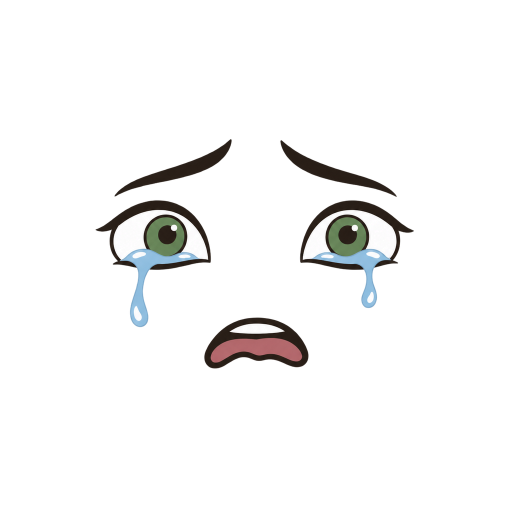
#> input picture ready/faces-test/crying.png, 1024 x 1024 px, given in place of face_calm.png, which was not available (shown at 1/2 size)
$ python mkfaces.py
#> lines starting #> are read from the running program, lines starting #| are printed output that depends on the picture; after the words box and inside, x2 and y2 are one past the last pixel; in counts of white or black regions, pixels touching at a corner belong together
"""Make new face expressions (shocked, scared, angry, and talk/blink variants) from the hero face set by
recombining and redrawing parts. Output: /tmp/claude-0/tv/faces_new/png/<name>.png (1254x1254 RGBA, same layout).
usage: python3 mkfaces.py [base ...]   (default bases: calm bright fierce)"""
import sys, os, math
import numpy as np
from PIL import Image, ImageDraw, ImageFilter
D = '/mnt/user-data/uploads/roblox/buildDefend/assets/last-caravan-hero-faces/20261031-r001/catalog/png/'
OUT = '/tmp/claude-0/tv/faces_new/png/'; os.makedirs(OUT, exist_ok=True)
BROW = (375, 452); EYE = (452, 610); MOUTH = (860, 1000)
def load(n): return Image.open(D + n + '.png').convert('RGBA')
#> called with n = 'face_calm'
#> returned value is the input picture: PIL image 1024x1024 RGBA; mean R, G, B, A 8.6, 8.5, 8.3, 17.9
#> in build, `out = Image.new('RGBA', im.size, (0, 0, 0, 0))`: out: PIL image 1024x1024 RGBA; every value is 0
def region(im, y0, y1, x0=0, x1=1254):
#> called with y0 = 680, y1 = 860, x0 = 0, x1 = 1254
    out = Image.new('RGBA', im.size, (0, 0, 0, 0)); out.paste(im.crop((x0, y0, x1, y1)), (x0, y0)); return out
#> after `out.paste(im.crop((x0, y0, x1, y1)), (x0, y0))`:
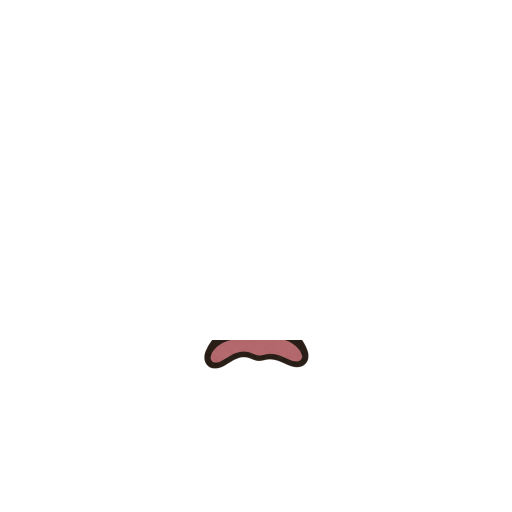
#> out: PIL image 1024x1024 RGBA (shown at 1/2 size); mean R, G, B, A 1.1, 0.6, 0.6, 2.2; transparent parts drawn white
def blank(im, y0, y1, x0=0, x1=1254):
    a = np.array(im); a[y0:y1, x0:x1] = 0; return Image.fromarray(a)
def xform(layer, cx, cy, ang=0.0, dx=0, dy=0, sx=1.0, sy=1.0):
    """rotate (deg, ccw) and scale a layer about (cx, cy), then shift"""
#> called with cx = 380, cy = 415, ang = 4, dx = 0, dy = -42, sx = 1, sy = 1
    w, h = layer.size
#> w = 1024; h = 1024
    a = math.radians(ang); ca, sa = math.cos(a), math.sin(a)
    # inverse map: output (x,y) -> input
    # forward: p' = R*S*(p-c) + c + d   =>   p = S^-1 R^-1 (p'-c-d) + c
    m00, m01 = ca / sx, -sa / sx; m10, m11 = sa / sy, ca / sy
    ox, oy = cx + dx, cy + dy
    # PIL affine uses rows: x_in = a*x + b*y + c ; y_in = d*x + e*y + f   (y down; flip angle sign for ccw on screen)
    A = (ca / sx, sa / sx, 0, -sa / sy, ca / sy, 0)
    c0 = cx - (A[0] * ox + A[1] * oy); c1 = cy - (A[3] * ox + A[4] * oy)
    return layer.transform((w, h), Image.AFFINE, (A[0], A[1], c0, A[3], A[4], c1), resample=Image.BICUBIC)
def brows(im, mode):
    L = region(im, *BROW, 0, 627); R = region(im, *BROW, 627, 1254)
    if mode == 'shocked': L = xform(L, 380, 415, 4, 0, -42); R = xform(R, 880, 415, -4, 0, -42)
#> call 4 of region, with y0 = 452, y1 = 610, x0 = 0, x1 = 1254
#> in region (call 4), `out.paste(im.crop((x0, y0, x1, y1)), (x0, y0))`:
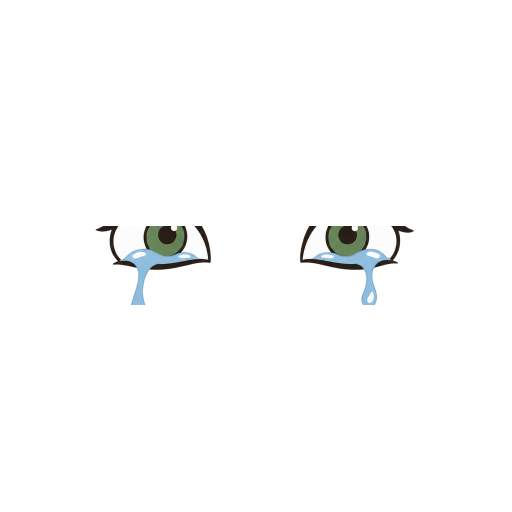
#> out: PIL image 1024x1024 RGBA (shown at 1/2 size); mean R, G, B, A 4.9, 5.3, 5.3, 8.3; transparent parts drawn white
    if mode == 'scared': L = xform(L, 380, 415, -13, 0, -26); R = xform(R, 880, 415, 13, 0, -26)
    if mode == 'angry': L = xform(L, 380, 415, 16, 8, 22); R = xform(R, 880, 415, -16, -8, 22)
    return L, R
def iris_fit(im, x0, x1):
    """find the iris circle in one eye: best dark ring along the lower half"""
#> called with x0 = 190, x1 = 570
    a = np.array(im).astype(float); lum = a[:, :, :3].mean(2); dark = (a[:, :, 3] > 100) & (lum < 90)
#> after `lum = a[:, :, :3].mean(2)`:
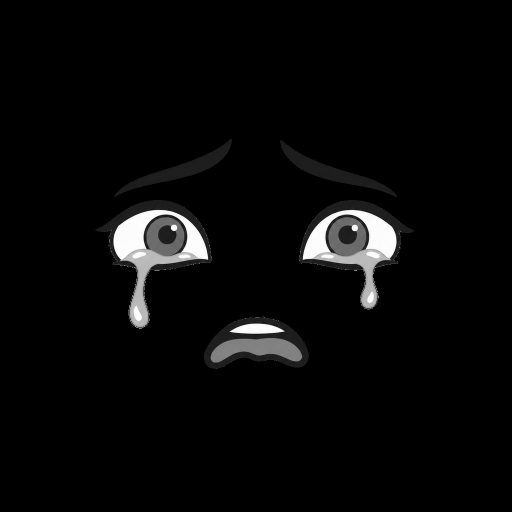
#> lum: shape (1024, 1024) float64 (shown at 1/2 size); min 0, max 255, mean 8.5
#> after `dark = (a[:, :, 3] > 100) & (lum < 90)`:
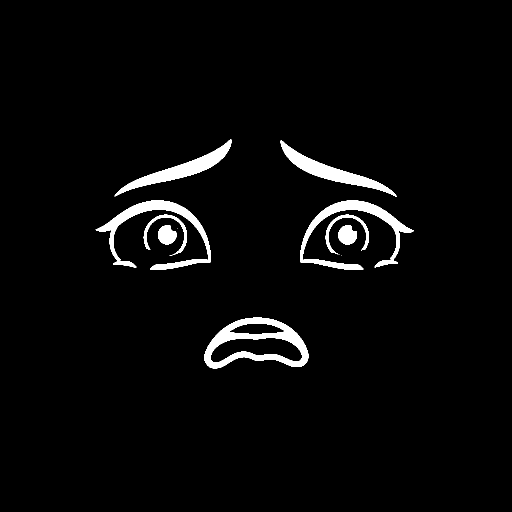
#> dark: shape (1024, 1024) bool (shown at 1/2 size); 3.3% white; 12 white regions (3 under 20 px), largest, box (x1, y1, x2, y2) and area: (409, 635, 617, 737) 7742, (191, 401, 422, 540) 6323, (600, 401, 828, 540) 6288
    best = None
    for cy in range(500, 560, 3):
        for cx in range(x0 + 120, x1 - 120, 3):
            for r in range(52, 84, 3):
                th = np.linspace(0.15 * math.pi, 0.85 * math.pi, 40)
                xs = (cx + r * np.cos(th)).astype(int); ys = (cy + r * np.sin(th)).astype(int)
                ok = (ys < 1254) & (xs < 1254)
                s = dark[ys[ok], xs[ok]].mean()
                if best is None or s > best[0]: best = (s, cx, cy, r)
#> after the loop, best = (0.225, 310, 500, 52)
#> after the loop, best = (0.05, 820, 500, 52)
    return best[1:]
IRIS = {}
def eyes(im, base, mode):
    lay = region(im, *EYE)
    if mode in ('shocked', 'scared'):
        key = base
        if key not in IRIS: IRIS[key] = [iris_fit(im, 190, 570), iris_fit(im, 700, 1080)]
        d = ImageDraw.Draw(lay)
        src = np.array(im).astype(float); lum = src[:, :, :3].mean(2); white = (src[:, :, 3] > 100) & (lum > 200)
        for (cx, cy, r) in IRIS[key]:
            # the eye opening: per column, the white sclera's top and bottom, interpolated across the iris
            xs = np.arange(int(cx - 2.6 * r), int(cx + 2.6 * r)); top = {}; bot = {}
            for x in xs:
                ys = np.nonzero(white[EYE[0]:EYE[1], x])[0]
                if len(ys) > 6: top[x] = EYE[0] + ys.min(); bot[x] = EYE[0] + ys.max()
            kx = np.array(sorted(top));
            if len(kx) < 10: continue
            far = kx[np.abs(kx - cx) > r * 1.08]
            tf = np.polyfit(far, [top[x] for x in far], 2); bf = np.polyfit(far, [bot[x] for x in far], 2)
            arr = np.array(lay); H, W = arr.shape[:2]
            yy, xx = np.mgrid[0:H, 0:W]
            disc = (xx - cx) ** 2 + (yy - cy) ** 2 <= (r + 5) ** 2
            opening = (yy >= np.polyval(tf, xx) + 3) & (yy <= np.polyval(bf, xx) - 3)
            paint = disc & opening
            arr[paint] = (250, 250, 250, 255)
            lay = Image.fromarray(arr); d = ImageDraw.Draw(lay)
            k = 0.42 if mode == 'shocked' else 0.36
            rr = r * k; icx = cx; icy = (np.polyval(tf, cx) + np.polyval(bf, cx)) / 2 + 2
            d.ellipse((icx - rr, icy - rr, icx + rr, icy + rr), fill=(30, 30, 34, 255))
            d.ellipse((icx - rr * 0.55, icy - rr * 0.55, icx + rr * 0.55, icy + rr * 0.55), fill=(8, 8, 10, 255))
            d.ellipse((icx + rr * 0.15, icy - rr * 0.75, icx + rr * 0.15 + rr * 0.5, icy - rr * 0.75 + rr * 0.5), fill=(255, 255, 255, 255))
    return lay
def mouth(base_im, mode, talk=None):
    if mode == 'shocked':
        rnd = load('face_calm_talk_round'); m = region(rnd, 860, 1000, 520, 740)
        return xform(m, 627, 928, 0, 0, 40, 1.9, 2.1 if talk != 'round' else 1.8)
    if mode == 'scared':
        rnd = load('face_calm_talk_round'); m = region(rnd, 860, 1000, 520, 740)
        return xform(m, 627, 928, 0, 0, 10, 1.35, 1.15 if talk is None else 1.6)
    if mode == 'angry':
        if talk:
            rnd = load('face_calm_talk_round'); m = region(rnd, 860, 1000, 520, 740)
            return xform(m, 627, 928, 0, 0, 30, 2.3 if talk == 'open' else 1.7, 1.35 if talk == 'open' else 1.2)
        m = region(base_im, 860, 1000)
        return xform(m.transpose(Image.FLIP_TOP_BOTTOM), 627, 1254 - 930, 0, 0, 930 - (1254 - 930) + 6, 0.85, 0.75)
def sweat(lay):
    d = ImageDraw.Draw(lay)
    for (x, y, s) in ((1050, 330, 1.0), (1095, 420, 0.75)):
        pts = [(x, y - 40 * s), (x - 18 * s, y + 6 * s), (x, y + 24 * s), (x + 18 * s, y + 6 * s)]
        d.polygon(pts, fill=(205, 232, 255, 235), outline=(30, 40, 60, 255))
        d.ellipse((x - 18 * s, y - 8 * s, x + 18 * s, y + 26 * s), fill=(205, 232, 255, 235), outline=(30, 40, 60, 255), width=3)
        d.ellipse((x - 8 * s, y + 2 * s, x - 2 * s, y + 10 * s), fill=(255, 255, 255, 255))
    return lay
def build(base, mode, talk=None, blink=False):
    im = load('face_' + base + ('_blink' if blink else ''))
    out = Image.new('RGBA', im.size, (0, 0, 0, 0))
    nose = region(im, 680, 860)
    L, R = brows(im, mode)
    EYEBASE = {'bright': 'calm', 'grin': 'calm', 'cheeky': 'calm', 'cool': 'calm', 'shy': 'calm', 'starry': 'calm', 'wink': 'calm'}
    eb = EYEBASE.get(base, base)
    ey = region(im, *EYE) if blink else eyes(load('face_' + eb), eb, mode)
    if mode == 'angry' and not blink:
        f = load('face_fierce'); ey = region(f, *EYE)
    mo = mouth(load('face_' + base), mode, talk)
    for lay in (ey, nose, mo, L, R): out.alpha_composite(lay)
    if mode == 'scared': out = sweat(out)
    return out
bases = sys.argv[1:] or ['calm', 'bright', 'fierce']
for b in bases:
    for mode in ('shocked', 'scared', 'angry'):
        nm = 'face_%s_%s' % (b, mode)
#> (the run stopped early here; a loop or call above may not have finished)
